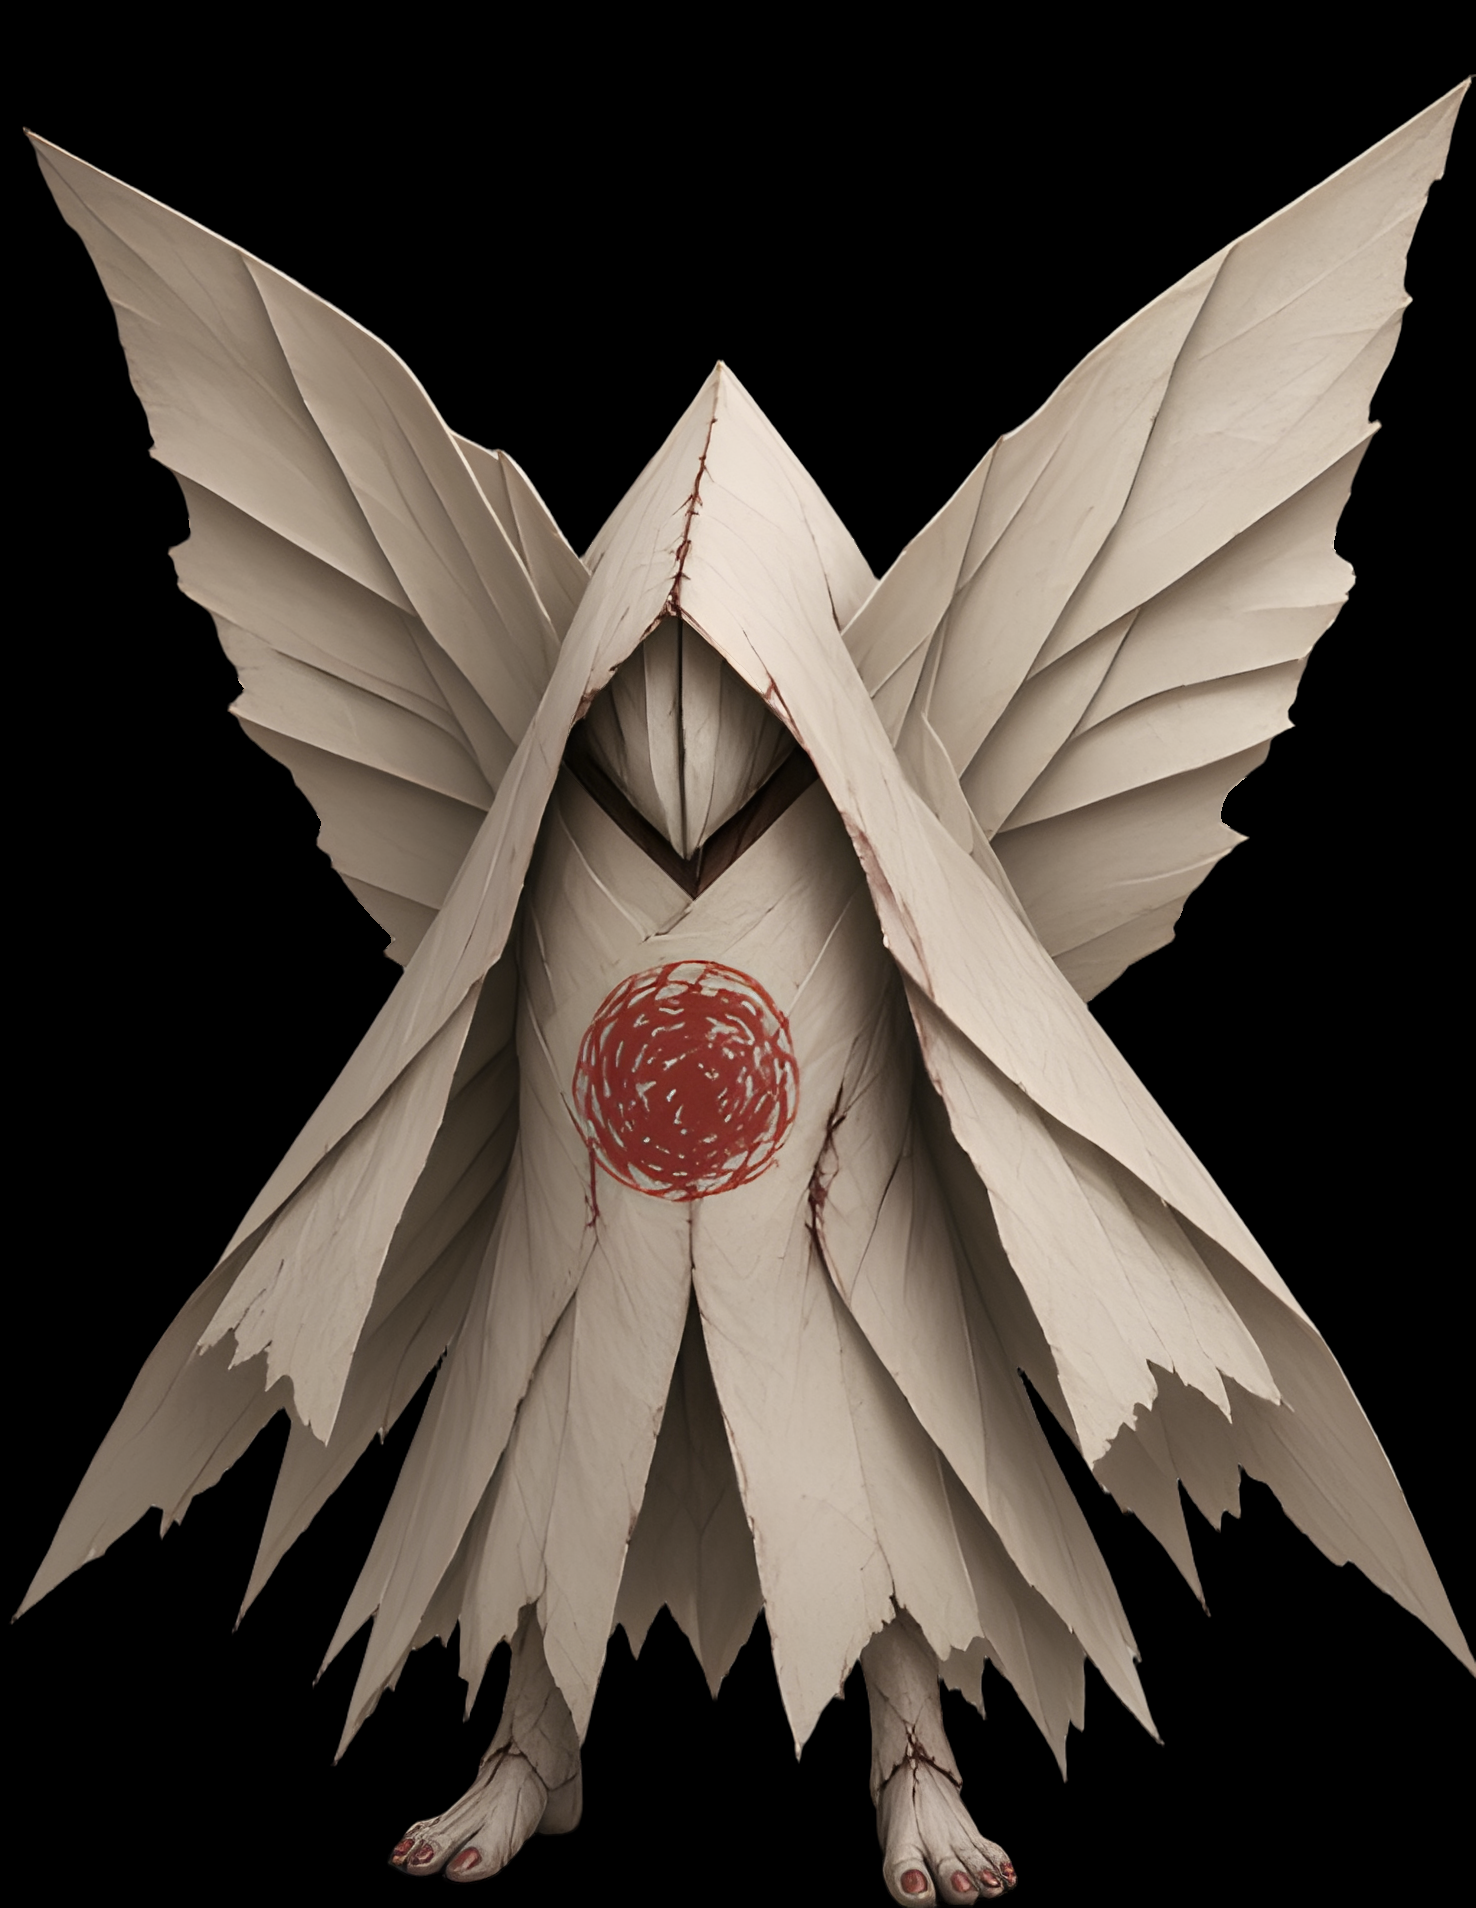

Write the Python code that produced this figure.
"""全パーツ重ねが source_x4 と一致するか確認"""
from __future__ import annotations

from pathlib import Path

import numpy as np
from PIL import Image

ROOT = Path(__file__).resolve().parent
RES = ROOT.parent.parent / "Assets/_Project/Resources/Battle/Art/Enemies/PaperAngel"
ORDER = [
    "01_shadow",
    "02_wing_L_inner",
    "03_wing_L_outer",
    "04_wing_R_inner",
    "05_wing_R_outer",
    "06_feet",
    "07_face_inner",
    "08_body",
    "09_seal",
]

SOURCE = ROOT / "source_x4.png"
OUT = ROOT / "recompose_check.png"


def over(base: np.ndarray, layer: np.ndarray) -> np.ndarray:
    a = layer[:, :, 3:4].astype(np.float32) / 255.0
    return base * (1.0 - a) + layer[:, :, :3].astype(np.float32) * a


def main() -> None:
    src = np.array(Image.open(SOURCE).convert("RGBA"), dtype=np.float32)
    comp = np.zeros(src.shape[:2] + (3,), dtype=np.float32)
    for name in ORDER:
        path = RES / f"{name}.png"
        layer = np.array(Image.open(path).convert("RGBA"), dtype=np.float32)
        if layer.shape[:2] != src.shape[:2]:
            raise SystemExit(f"{name} size {layer.shape[:2]} != source {src.shape[:2]}")
        comp = over(comp, layer)

    diff = np.abs(comp - src[:, :, :3]) * (src[:, :, 3:4] / 255.0)
    mae = diff.mean()
    Image.fromarray(np.clip(comp, 0, 255).astype(np.uint8), "RGB").save(OUT)
    print(f"saved {OUT}")
    print(f"mean abs rgb diff (source alpha weighted): {mae:.4f}")


if __name__ == "__main__":
    main()
